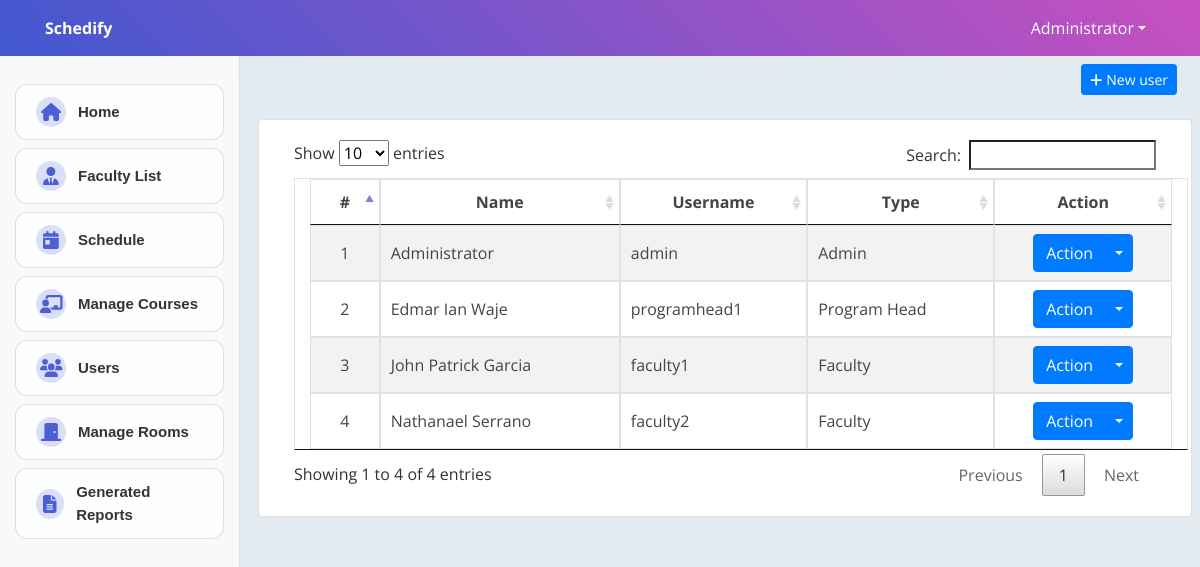
The app's page /index.php?page=users (signed in) with its own data.
### tables this page shows
CREATE TABLE `users` (
  `id` int(30) NOT NULL,
  `name` text NOT NULL,
  `username` varchar(200) NOT NULL,
  `password` text NOT NULL,
  `type` tinyint(1) NOT NULL DEFAULT 3 COMMENT '1=Admin,2=Staff, 3= subscriber',
  `role` enum('admin','program_head','faculty','student') NOT NULL DEFAULT 'faculty',
  `program_id` varchar(255) DEFAULT NULL,
  `faculty_id` int(11) DEFAULT NULL
);

### users.php (the view, shortened to what this page needs)
<?php
include('db_connect.php');
?>
<div class="container-fluid">
    <div class="row">
        <div class="col-lg-12">
            <button class="btn btn-primary float-right btn-sm" id="new_user"><i class="fa fa-plus"></i> New user</button>
        </div>
    </div>
    <br>
    <div class="row">
        <div class="card col-lg-12">
            <div class="card-body">
                <table class="table-striped table-bordered col-md-12">
                    <thead>
                        <tr>
                            <th class="text-center">#</th>
                            <th class="text-center">Name</th>
                            <th class="text-center">Username</th>
                            <th class="text-center">Type</th>
                            <th class="text-center">Action</th>
                        </tr>
                    </thead>
                    <tbody>
                        <?php
                            $type = array(
                                "admin" => "Admin",
                                "program_head" => "Program Head",
                                "faculty" => "Faculty",
                                "student" => "Student"
                            );
                            $users = $conn->query("SELECT * FROM users ORDER BY name ASC");
                            $i = 1;
                            while($row = $users->fetch_assoc()):
                        ?>
                        <tr>
                            <td class="text-center">
                                <?php echo $i++ ?>
                            </td>
                            <td>
                                <?php echo ucwords($row['name']) ?>
                            </td>
                            <td>
                                <?php echo $row['username'] ?>
                            </td>
                            <td>
                                <?php echo $type[$row['role']] ?? 'Unknown' ?>
                            </td>
                            <td>
                                <center>
                                    <div class="btn-group">
                                        <button type="button" class="btn btn-primary">Action</button>
                                        <button type="button" class="btn btn-primary dropdown-toggle dropdown-toggle-split" data-toggle="dropdown" aria-haspopup="true" aria-expanded="false">
                                        </button>
                                    </div>
                                </center>
                            </td>
                        </tr>
                        <?php endwhile; ?>
                    </tbody>
                </table>
            </div>
        </div>
    </div>
</div>

### assets/fullcalendar/main.css (style rules this page uses)
:root { --fc-daygrid-event-dot-width: 8px; }
:root { --fc-list-event-dot-width: 10px; --fc-list-event-hover-bg-color: #f5f5f5; }

### assets/css/style.css (style rules this page uses)
body { font-family: "Open Sans", sans-serif; color: #444444; width: 100%; height: calc(100%); }

### index.php (style rules this page uses)
body { background: #e3eaf0; }
.row { display: flex; flex-wrap: wrap; gap: 20px; }

### records on screen
users: name "Administrator", username "admin", role "Admin"
users: name "Edmar Ian Waje", username "programhead1", role "Program Head"
users: name "John Patrick Garcia", username "faculty1", role "Faculty"
users: name "Nathanael Serrano", username "faculty2", role "Faculty"

### other values on screen
$_SESSION['login_name'] "Administrator"
